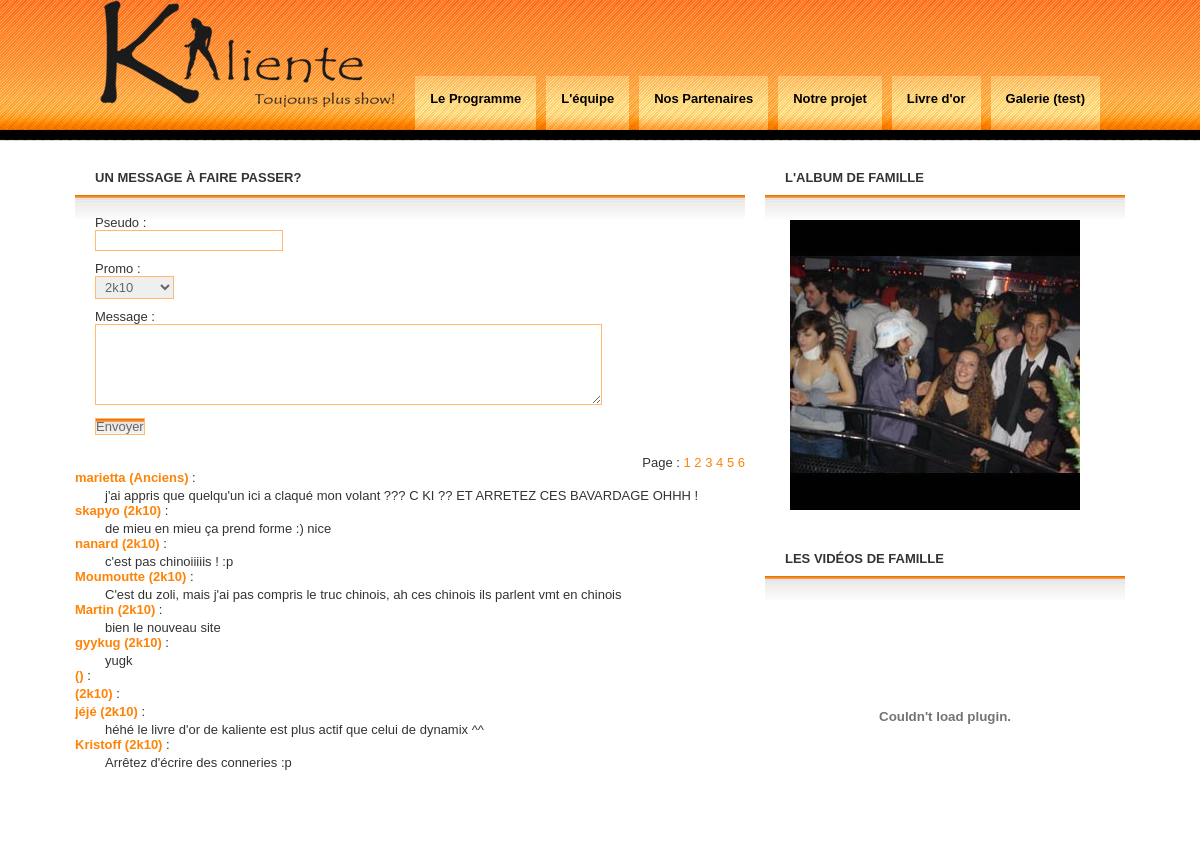
The app's page /index.php?livre&page=4 with its own data.
### tables this page shows
CREATE TABLE IF NOT EXISTS `livreor` (
  `id` int(11) NOT NULL auto_increment,
  `pseudo` varchar(255) NOT NULL,
  `promo` varchar(50) NOT NULL,
  `message` text NOT NULL,
  PRIMARY KEY  (`id`)
);

### livredor.php (the view, shortened to what this page needs)
  		<div class='boxed'>
			<h2 class='title'>Un message à faire passer? </h2>
			<div class='content'>
   <form method="post" action="index.php?livre">
      <fieldset>
        <p>
            <label for="pseudo">Pseudo :</label>
            <input name="pseudo" /><br />
           <label for="promo">Promo :</label>
           <select name="promo" id="promo">
           <option value="2k10" selected="selected">2k10</option>
       </select>
       <br />
           <label for='messsage'> Message :</label>
            <textarea name="message" rows="5" cols="60"></textarea><br />
            <input id="inputsubmit1" type="submit" name="inputsubmit1" value="Envoyer" />
        </p>
      </fieldset>
    </form>
</div>
    <p class="pages">
<?php
$nombreDeMessagesParPage = 10;
$retour = mysql_query('SELECT COUNT(*) AS nb_messages FROM livreor');
$donnees = mysql_fetch_array($retour);
$totalDesMessages = $donnees['nb_messages'];
$nombreDePages  = ceil($totalDesMessages / $nombreDeMessagesParPage);
echo 'Page : ';
for ($i = 1 ; $i <= $nombreDePages ; $i++)
{
    echo '<a href="index.php?livre&page=' . $i . '">' . $i . '</a> ';
}
?>
 <br />
</p>
<?php
if (isset($_GET['page']))
{
        $page = $_GET['page'];
}
else
{
        $page = 1;
}
$premierMessageAafficher = ($page - 1) * $nombreDeMessagesParPage;
$reponse = mysql_query('SELECT * FROM livreor ORDER BY id DESC LIMIT ' . $premierMessageAafficher . ', ' . $nombreDeMessagesParPage);
while ($donnees = mysql_fetch_array($reponse))
{
  echo '<span class="pseudo_livre">' . $donnees['pseudo'] .' ('. $donnees['promo'] . ') ' . '</span> :<br /> <p class="alinea">' . stripslashes($donnees['message']) . '</p>';
}
?>
<br /><br />

### css/index.css (style rules this page uses)
* { margin: 0; padding: 0; }
body { margin: 0; background: #FFFFFF url(../images/img01.png) repeat-x; font: normal small "Trebuchet MS", Arial, Helvetica, sans-serif; color: #333333; }
a { text-decoration: none; color: #ff8307; }
.alinea { margin-left:30px; margin-top:3px; }
.pseudo_livre { margin-top:15px; font-weight:bold; color:#ff8307; }
.pages { text-align:right; font:110%; }
.boxed .title { padding: 10px 20px; text-transform: uppercase; font-size: 1em; }
.boxed .content { padding: 20px; background: url(../images/img05.jpg) repeat-x; }
fieldset { border: none; }
label { display: block; }
input, select, textarea { margin-bottom: 10px; padding: 2px 5px; border: 1px solid #ffb971; font: normal small "Trebuchet MS", Arial, Helvetica, sans-serif; color: #666666; }
#inputsubmit1 { margin: 0; padding: 0; background: url(../images/img05.jpg) repeat-x; }

### records on screen
livreor: pseudo "marietta", promo "Anciens", message "j'ai appris que quelqu'un ici a claqué mon volant ??? C KI ?? ET ARRETEZ CES BAVARDAGE OHHH !"
livreor: pseudo "skapyo", promo "2k10", message "de mieu en mieu ça prend forme :) nice"
livreor: pseudo "nanard", promo "2k10", message "c'est pas chinoiiiiis ! :p"
livreor: pseudo "Moumoutte", promo "2k10", message "C'est du zoli, mais j'ai pas compris le truc chinois, ah ces chinois ils parlent vmt en chinois"
livreor: pseudo "Martin", promo "2k10", message "bien le nouveau site"
livreor: pseudo "gyykug", promo "2k10", message "yugk"
livreor: promo "2k10"
livreor: pseudo "jéjé", promo "2k10", message "héhé le livre d'or de kaliente est plus actif que celui de dynamix ^^"
livreor: pseudo "Kristoff", promo "2k10", message "Arrêtez d'écrire des conneries :p"
